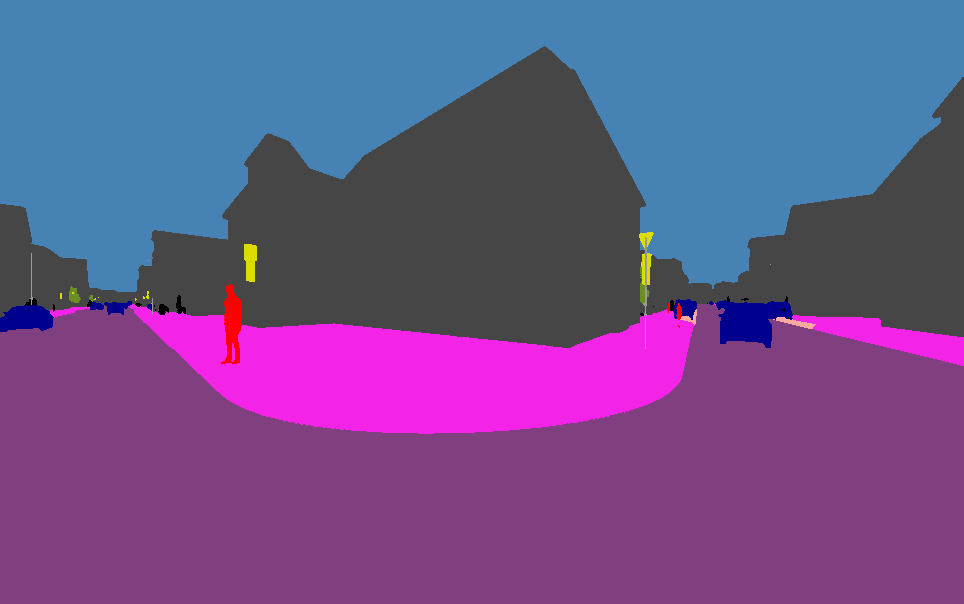
#> input picture data/left.png, 964 x 604 px
$ jupyter execute --allow-errors sift_flan_location_constraint.ipynb
#> lines starting #> are read from the running program, lines starting #| are printed output that depends on the picture
### About
Here, we test SIFT + FLANN on the CAM2BEV dataset. As expected, this dataset made it difficult to get the results we expected, so we worked on other datasets after this.

[cell 1]
import cv2
import numpy as np

import PIL
import matplotlib.pyplot as plt

[cell 2]
image1 = cv2.imread('../data/left.png')
#> image1 is the input picture: shape (604, 964, 3); mean B, G, R 138.9, 82.6, 106.6
image2 = cv2.imread('../data/front.png')
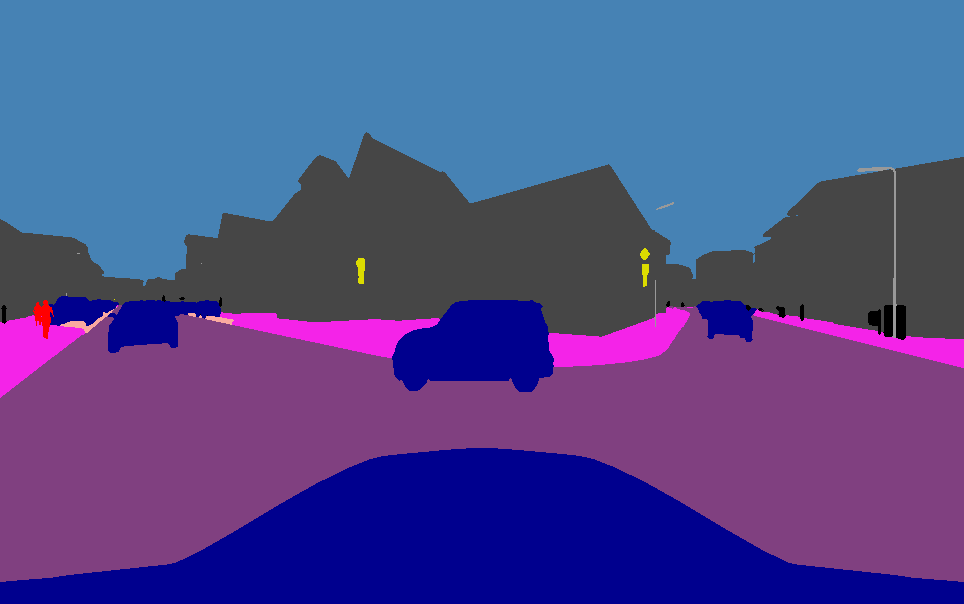
#> input picture data/front.png, 964 x 604 px
#> image2 is the input picture: shape (604, 964, 3); mean B, G, R 140.2, 75.9, 79.2
image3 = cv2.imread('../data/right.png')
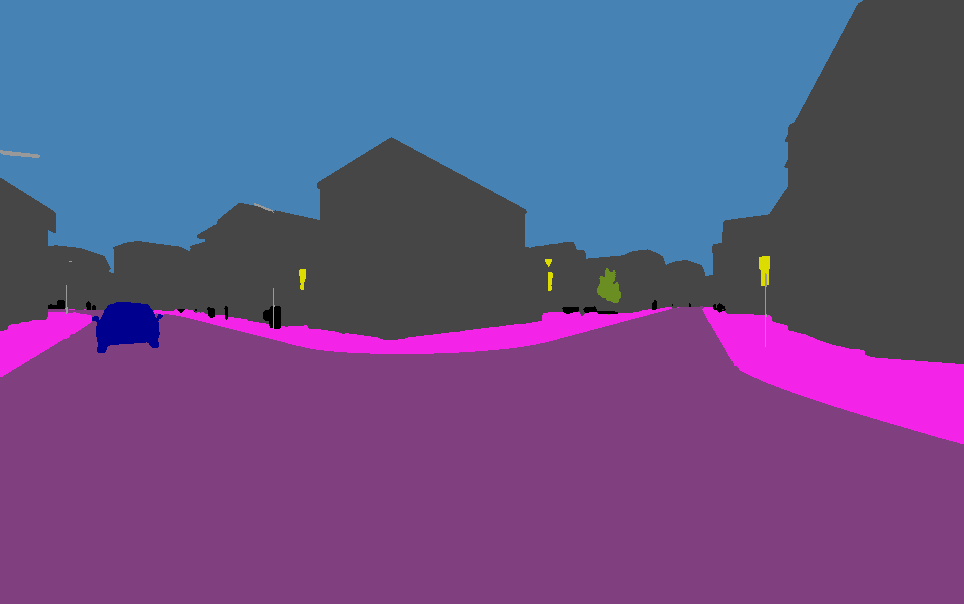
#> input picture data/right.png, 964 x 604 px
#> image3 is the input picture: shape (604, 964, 3); mean B, G, R 134.6, 83.8, 101.7
image4 = cv2.imread('../data/rear.png')
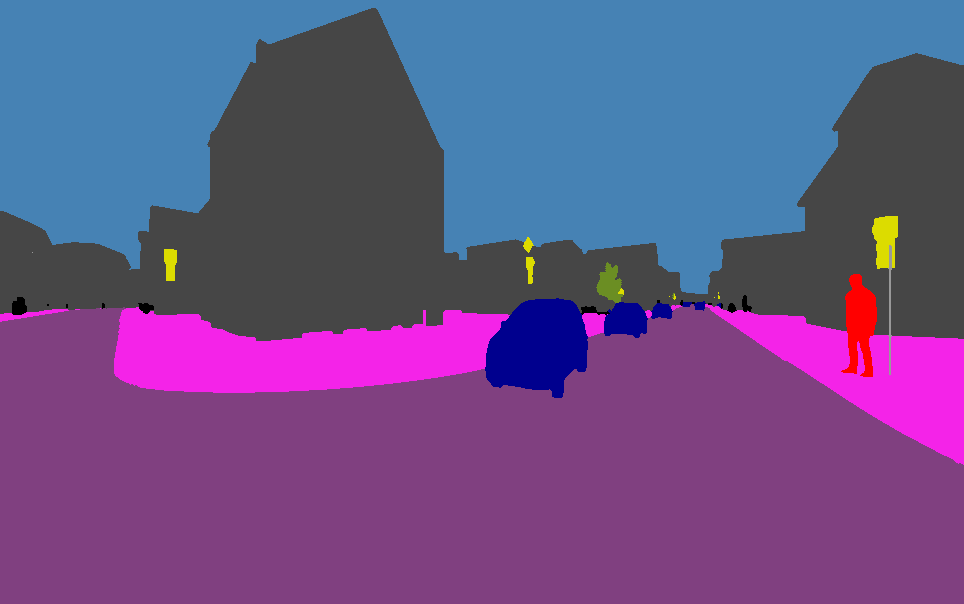
#> input picture data/rear.png, 964 x 604 px
#> image4 is the input picture: shape (604, 964, 3); mean B, G, R 135.4, 81.4, 104.3

[cell 3]
def plot_grid(images):
    fig, axs = plt.subplots(2, 2)
    for i, ax in enumerate(axs.flat):
        ax.imshow(images[i])
        ax.set_axis_off()
    plt.show()
#> figure, not shown here; B, G, R data is drawn as R, G, B

[cell 4]
plot_grid([image1, image2, image3, image4])

#### Perspective Warping

[cell 5]
height, width = image1.shape[:2]
#> height = 604; width = 964

src_pts1 = np.array([[0, 300], [width, 300], [0, height], [width, height]], dtype=np.float32)
src_pts2 = np.array([[0, 300], [width, 300], [0, 450], [width, 450]], dtype=np.float32)
src_pts3 = np.array([[0, 300], [width, 300], [0, height], [width, height]], dtype=np.float32)
src_pts4 = np.array([[0, 300], [width, 300], [0, height], [width, height]], dtype=np.float32)

dst_pts = np.array([[0, 0], [width, 0], [0, height], [width, height]], dtype=np.float32)
#> dst_pts = [[0, 0], [964, 0], [0, 604], [964, 604]]

M1 = cv2.getPerspectiveTransform(src_pts1, dst_pts)
M2 = cv2.getPerspectiveTransform(src_pts2, dst_pts)
M3 = cv2.getPerspectiveTransform(src_pts3, dst_pts)
M4 = cv2.getPerspectiveTransform(src_pts4, dst_pts)

warped_image1 = cv2.warpPerspective(image1, M1, (width, height))
warped_image2 = cv2.warpPerspective(image2, M2, (width, height))
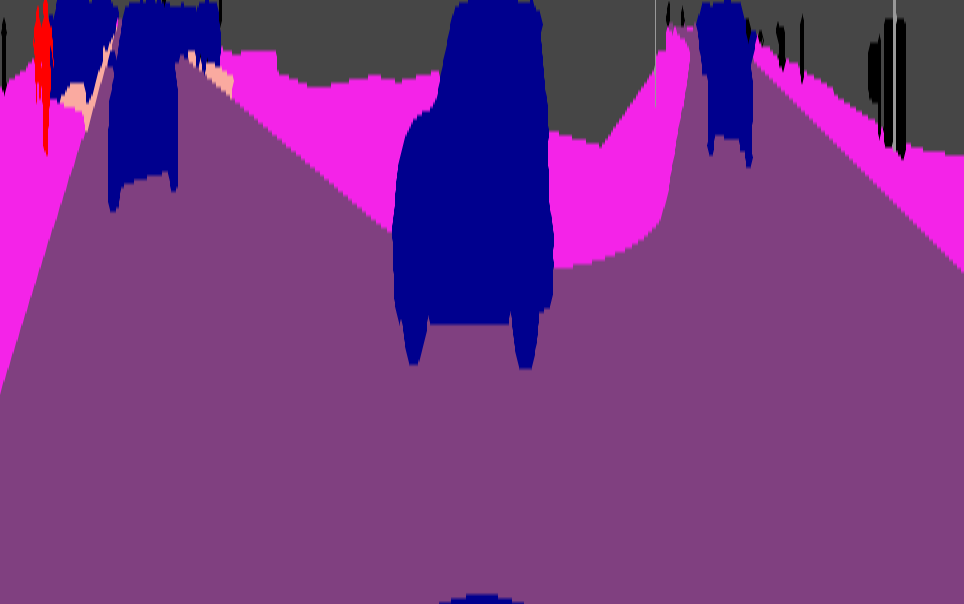
#> warped_image2: shape (604, 964, 3); mean B, G, R 134.3, 53.3, 119.1
warped_image3 = cv2.warpPerspective(image3, M3, (width, height))
warped_image4 = cv2.warpPerspective(image4, M4, (width, height))
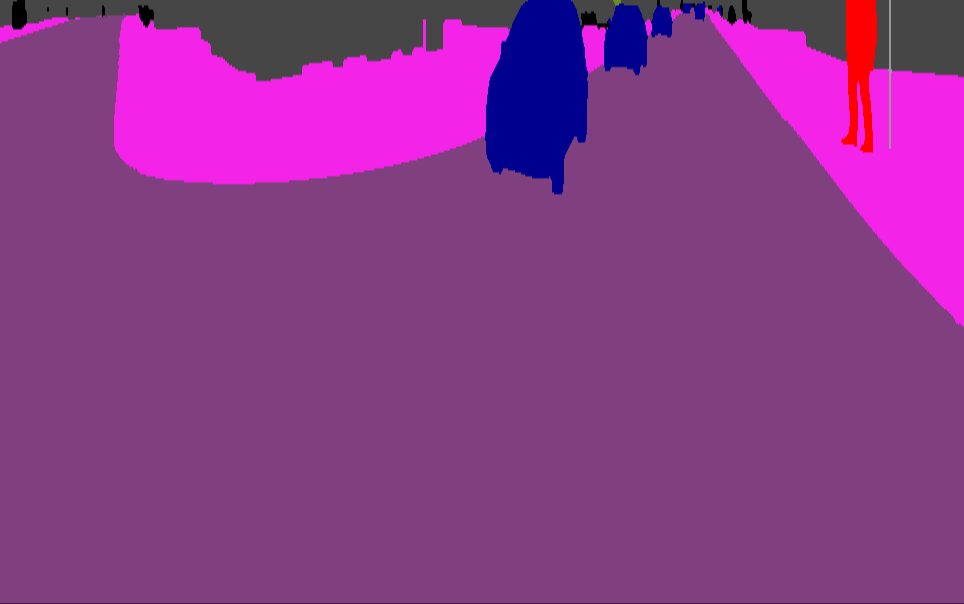
#> warped_image4: shape (604, 964, 3); mean B, G, R 138.2, 57.9, 136.9

plt.imshow(warped_image1), plt.show()
plt.imshow(warped_image2), plt.show()
plt.imshow(warped_image3), plt.show()
plt.imshow(warped_image4), plt.show()

[cell 6]
plt.imshow(warped_image1)

[cell 7]
plt.imshow(warped_image2)

#### Location constraints

[cell 8]
crop1 = image1[:, 500:]
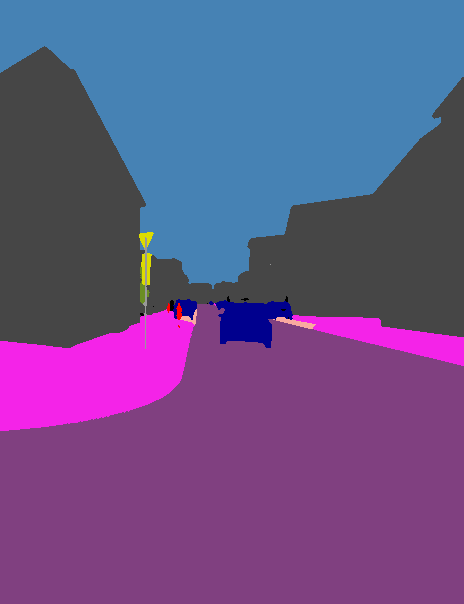
#> crop1: shape (604, 464, 3); mean B, G, R 135.9, 82.3, 104

[cell 9]
plt.imshow(crop1)

[cell 10]
crop2 = image2[:, :500]
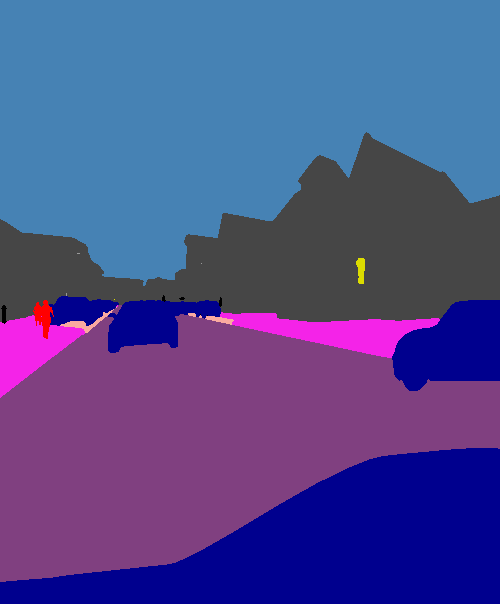
#> crop2: shape (604, 500, 3); mean B, G, R 142, 75.7, 78.1
plt.imshow(crop2)

[cell 11]
gray1 = cv2.cvtColor(image1, cv2.COLOR_BGR2GRAY)
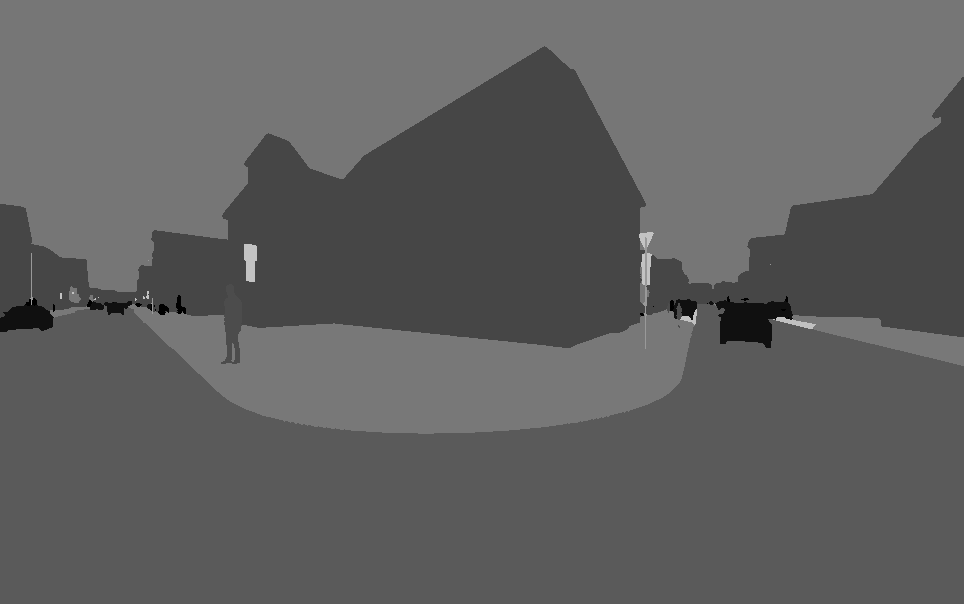
#> gray1: shape (604, 964); min 0, max 195, mean 96.1
gray2 = cv2.cvtColor(image2, cv2.COLOR_BGR2GRAY)
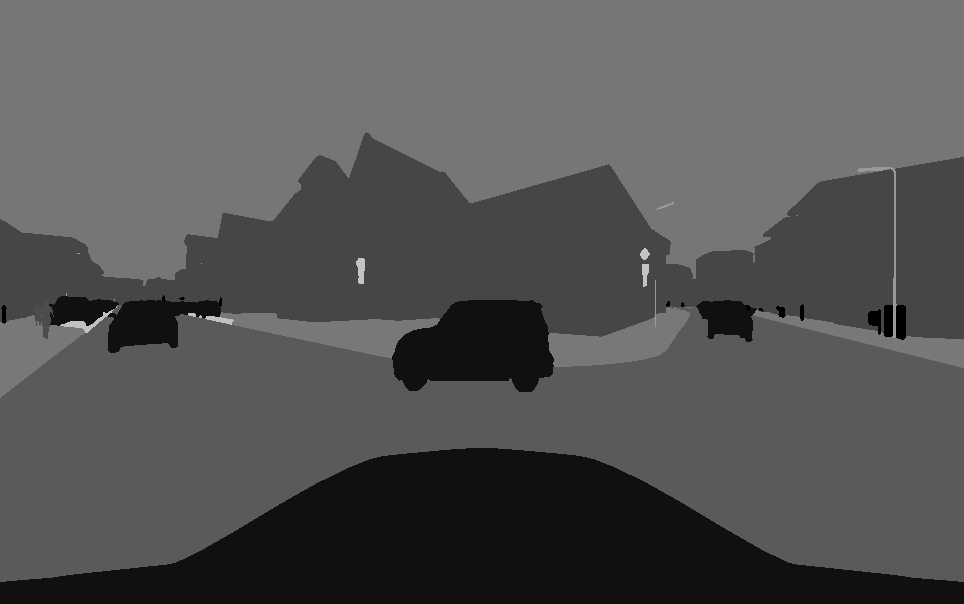
#> gray2: shape (604, 964); min 0, max 195, mean 84.2

#### SIFT + FLANN

[cell 12]
sift = cv2.SIFT_create()
keypoints1, descriptors1 = sift.detectAndCompute(crop1, None)
#> keypoints1 = 93 keypoints; strongest (x, y, size): (279, 319, 3.4), (186, 318, 4.2), (142, 314, 2.2), (288, 321, 3.4)
keypoints2, descriptors2 = sift.detectAndCompute(crop2, None)
#> keypoints2 = 139 keypoints; strongest (x, y, size): (200, 317, 1.9), (194, 315, 2.8), (110, 312, 1.9), (189, 314, 2.2)

[cell 13]
FLANN_INDEX_KDTREE = 1
index_params = dict(algorithm = FLANN_INDEX_KDTREE, trees = 5)
search_params = dict(checks=50) # or pass empty dictionary

[cell 14]
flann = cv2.FlannBasedMatcher(index_params,search_params)

[cell 15]
matches = flann.match(descriptors1, descriptors2)
#> matches = 93 matches

[cell 16]
matchesMask = [[0,0] for i in range(len(matches))]
#> matchesMask = 93 pairs, first value 0 to 0, second value 0 to 0

[cell 17]
draw_params = dict(matchColor = (0,255,0),
    singlePointColor = (255,0,0),
    matchesMask = matchesMask,
    flags = cv2.DrawMatchesFlags_DEFAULT)
#> draw_params = 4 items

good_matches = []
#> (the rest of this cell did not finish here and is left out)

[cell 18]
draw_params = dict(matchColor = (0,255,0),
    singlePointColor = (255,0,0),
    matchesMask = matchesMask,
    flags = cv2.DrawMatchesFlags_DEFAULT)

good_matches = []
#> (the rest of this cell did not finish here and is left out)

#### Perspective Change

[cell 19]
src_points = np.float32([keypoints1[match.queryIdx].pt for match in good_matches]).reshape(-1, 1, 2)
#> src_points = empty array
dst_points = np.float32([keypoints2[match.trainIdx].pt for match in good_matches]).reshape(-1, 1, 2)
#> dst_points = empty array

#> (the rest of this cell did not finish here and is left out)
